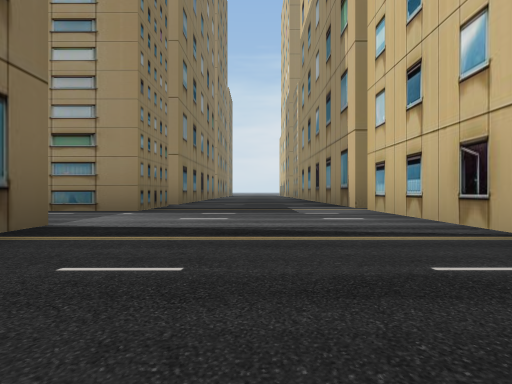
view 1 (above)

24 first-person views from a walk through a world built for the Gazebo simulator. The camera is 1.2 m above the floor, looks level and sees 70° across. The floor is counted in squares, 5 m on a side. Each view is taken from the middle of a square. On the plan, view 1 faces up. The plan holds only what a view shows up to about 9 squares ahead; the rest is blank. The place goes on beyond the plan.

view 2
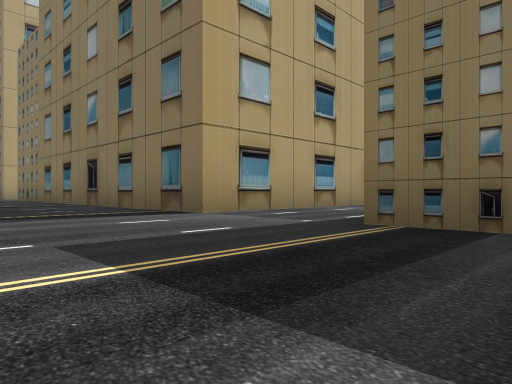

view 3
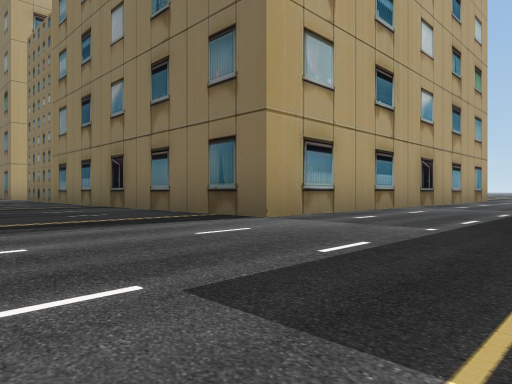

view 4
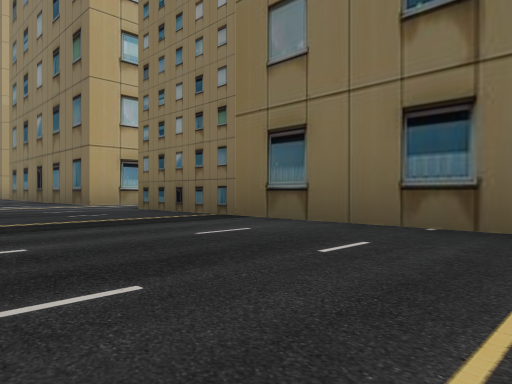

view 5
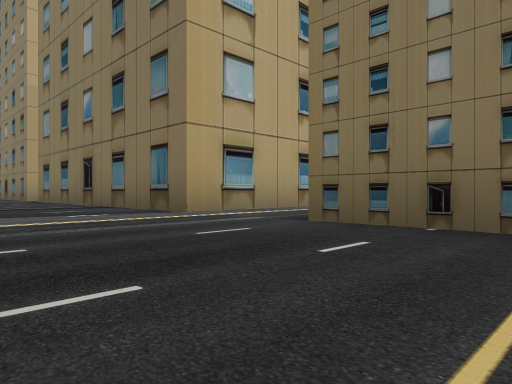

view 6
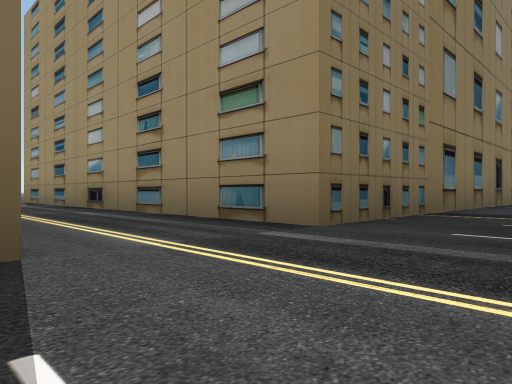

view 7
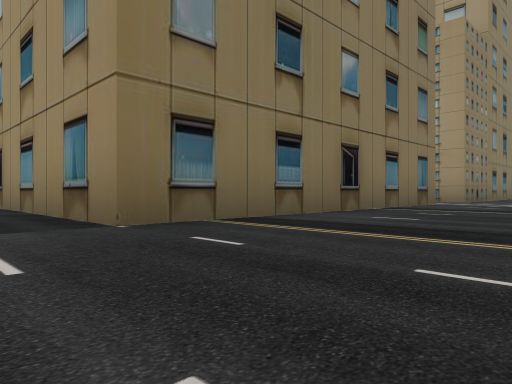

view 8
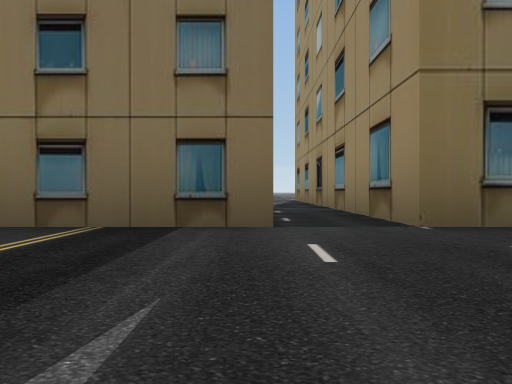

view 9
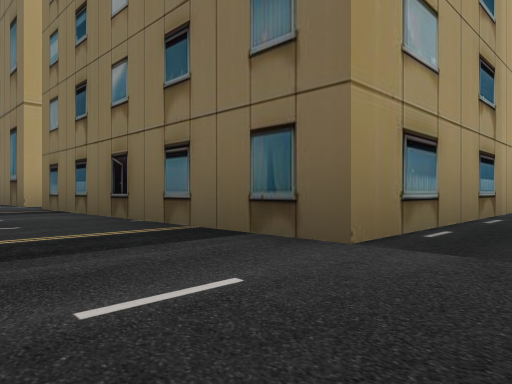

view 10
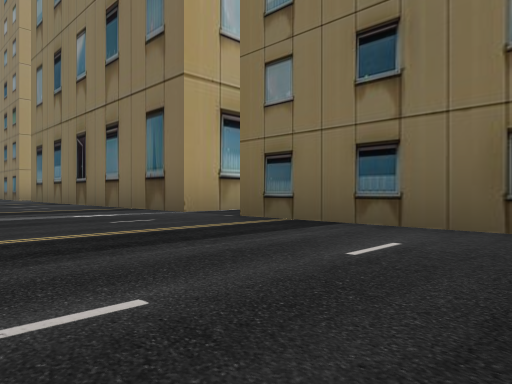

view 11
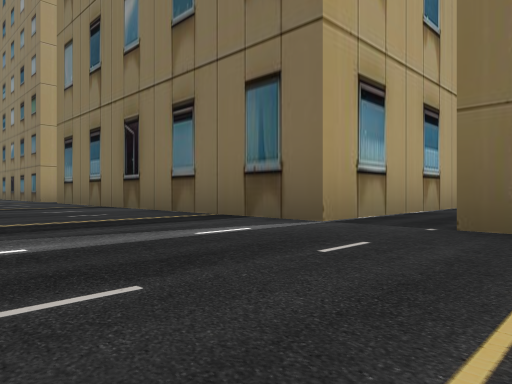

view 12
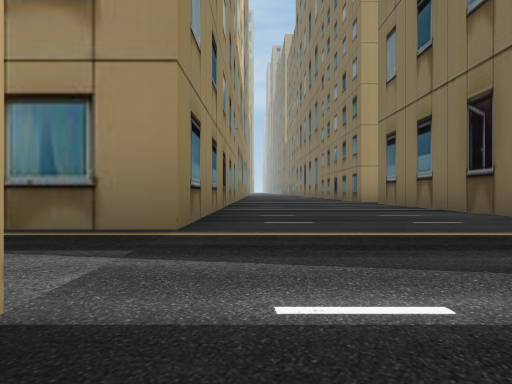

view 13
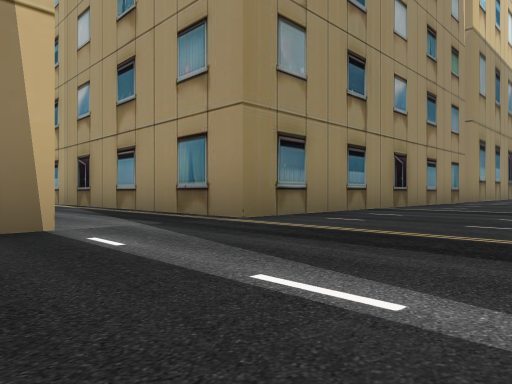

view 14
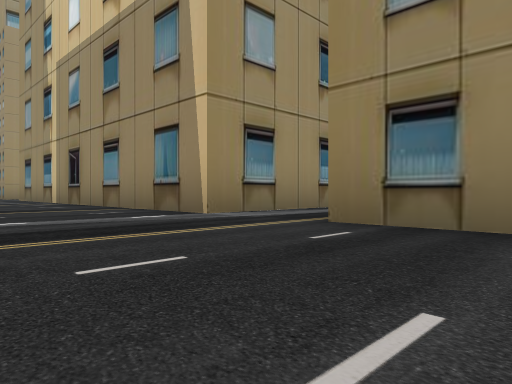

view 15
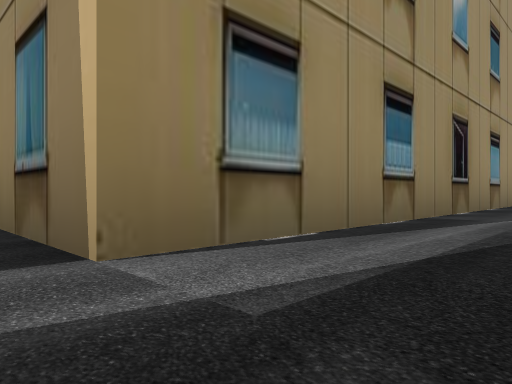

view 16
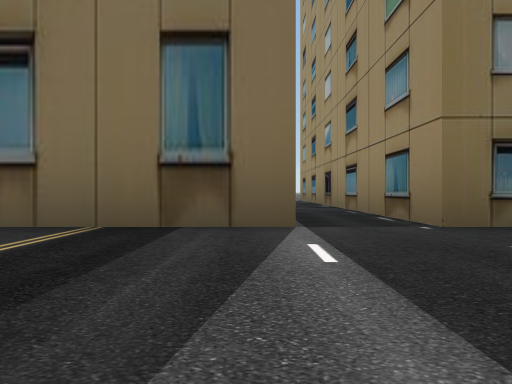

view 17
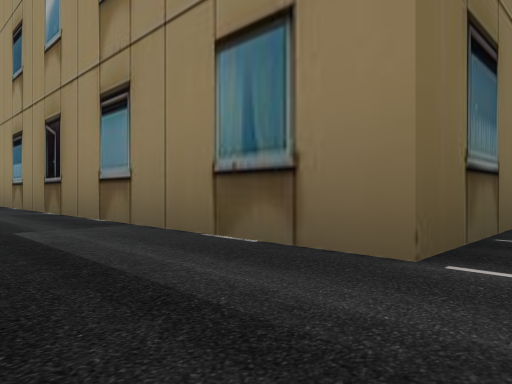

view 18
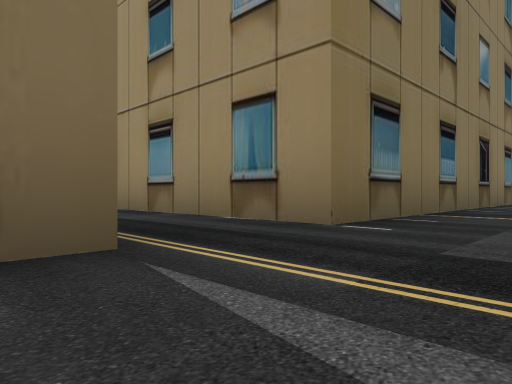

view 19
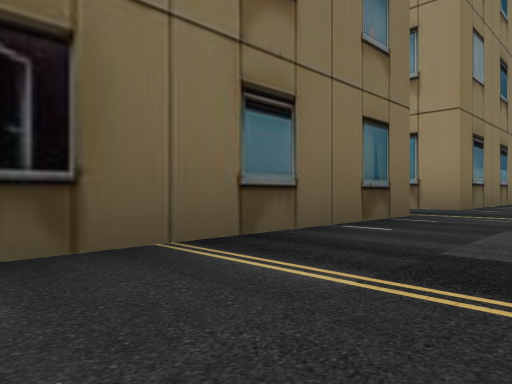

view 20
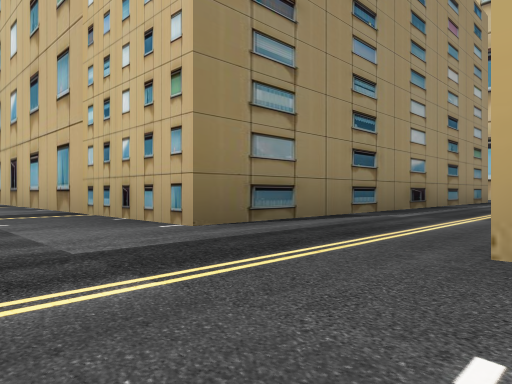

view 21
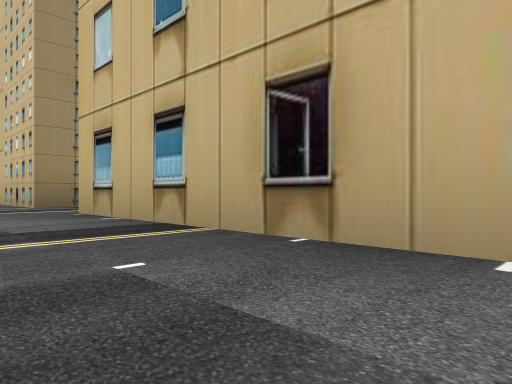

view 22
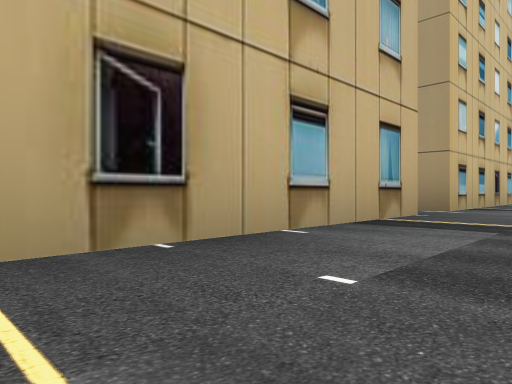

view 23
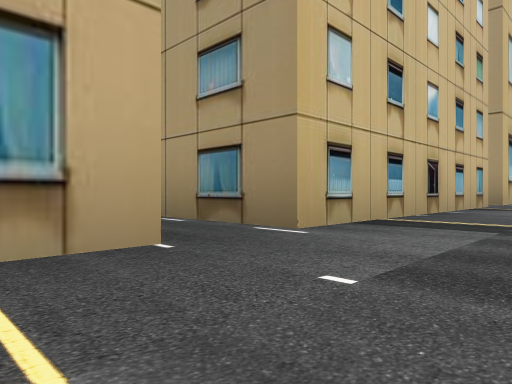

view 24
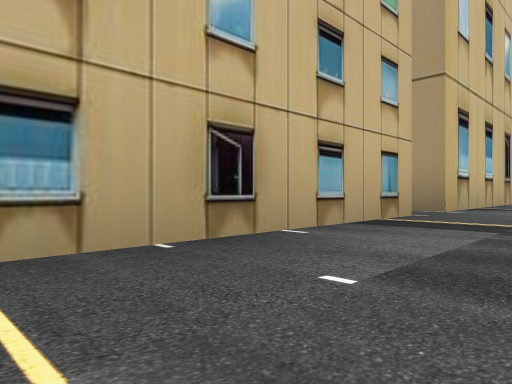

### Floor plan
Key: @ floor where view 1 was taken; # wall or solid block; . floor; B building.
Columns run from 11 left of view 1 to 11 right of it. Each row starts with its distance up from view 1.
  6          #...B
  5         ##...B
  4      ........B
  3   ...........B
  2   BBBBBBBB...B
  1          B...
  0   B      B.@
 -1  .B      B...
 -2  .B      B...
 -3  .B      B...
 -4  .#      #...
 -5 ..########...
 -6 .............
 -7 .............
 -8 ..B    BBB..
 -9 ..B      B..
-10 ..B      B..
-11 ..B      B..
-12 ..B      B...
-13 ..BBBBBBBB...
-14 .............B      B
-15 ..BB  BBBB...B      B
-16 ..B      B...B      B.
-17 ..B      B...B      B.
-18 ..B      B...B      B.
-19 ..BBBBBBBB...B      B.
-20  .. .........BBBBBBBB..
-21  .B   BBBB.............
-22  .B      B.............
-23  .B      B...BBBBBB B..
-24   B      B...B      B..
-25   B      B...B      B..
-26          B...B      B..

Positions as (right, up) in squares from view 1, and headings:
1: (0, 0), facing up
2: (1, 6), facing down-left
3: (1, 5), facing down-left
4: (1, -1), facing down-left
5: (1, -4), facing down-left
6: (0, -8), facing up-left
7: (1, -15), facing up-left
8: (1, -15), facing left
9: (0, -14), facing down-left
10: (1, -17), facing down-left
11: (1, -19), facing down-left
12: (1, -20), facing down
13: (-1, -20), facing down-right
14: (-1, -24), facing up-right
15: (1, -22), facing up-right
16: (1, -21), facing left
17: (10, -22), facing up-left
18: (11, -23), facing up-left
19: (11, -26), facing up-left
20: (-11, -8), facing up-right
21: (-11, -12), facing up-right
22: (-11, -10), facing down-right
23: (-11, -13), facing down-right
24: (-11, -16), facing down-right
